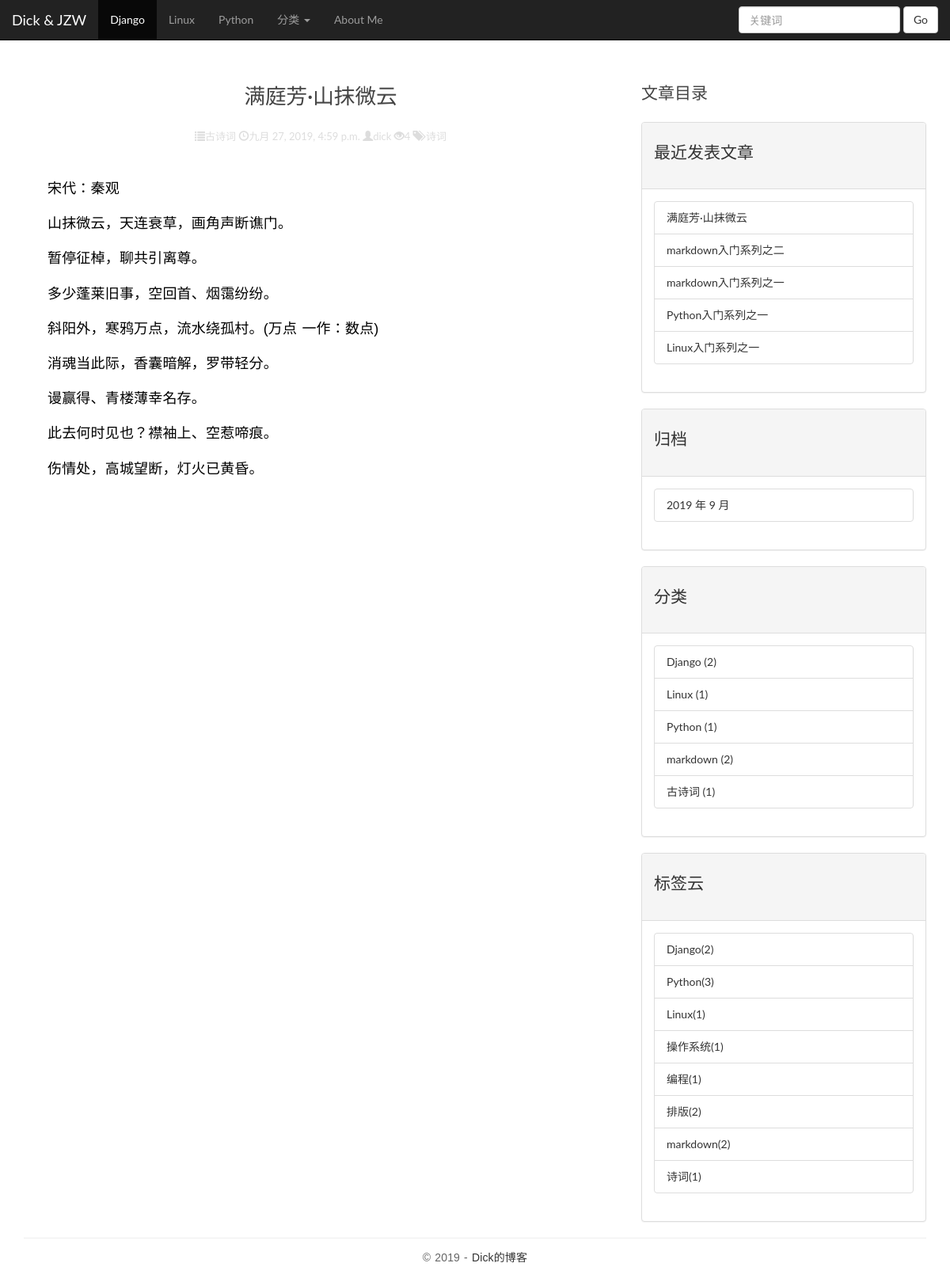
The app's page /blog/detail/7/ with its own data.
### blog/models.py (models this page shows, shortened)
class Category(models.Model):
    name = models.CharField(max_length= 100)
    def __str__(self):
        return self.name

class Blog(models.Model):
    CHOICES = (
        ('p', 'published'),
        ('d', 'draft'),
    )
    title = models.CharField(max_length= 100)
    body = models.TextField()
    created_time = models.DateTimeField(auto_now_add= True)
    updated_time = models.DateTimeField(auto_now = True)
    category = models.ForeignKey(Category, on_delete= models.CASCADE)
    tags = models.ManyToManyField(Tag)
    excerpt = models.CharField(max_length= 200, blank= True)
    author = models.ForeignKey(User, on_delete= models.CASCADE)
    status = models.CharField(max_length= 1, choices= CHOICES)
    views = models.PositiveIntegerField(default= 0)
    class Meta:
        ordering = ('-created_time',)
    def get_absolute_url(self):
        return reverse('blog:detail', kwargs= {'pk': self.pk})
    def increase_views(self):
        self.views += 1
        super(Blog, self).save(update_fields= ['views'])

class Tag(models.Model):
    name = models.CharField(max_length= 100)

### blog/views.py (the view)
# urls.py: path('detail/<int:pk>/', views.detail, name = 'detail'),
def detail(request, pk):
    post = get_object_or_404(Blog, pk = pk)
    post.increase_views()
    return render(request, 'blog/detail.html', locals())

### blog/templatetags/blog_tags.py (called while the page is built)
@register.simple_tag
def get_the_most_category():
    return Category.objects.filter(Q(name__icontains= 'Django') | Q(name__icontains= 'Linux') | Q(name__icontains= 'Python'))

@register.simple_tag
def get_categories():
    return Category.objects.all()

@register.simple_tag
def get_recent_posts(num = 5):
    return Blog.objects.all()[:num]

@register.simple_tag
def archives():
    return Blog.objects.dates('created_time', 'month', order= 'DESC')

@register.simple_tag
def get_tags():
    return Tag.objects.all()

@register.filter(name= 'markdown')
def make_markdown(blog):
    return markdown.markdown(blog.body, extensions = [
        'markdown.extensions.extra',
        'markdown.extensions.codehilite',
    ])

### templates/blog/detail.html (shortened to what this page needs)
{% extends 'base.html' %}
{% load blog_tags %}
{% block main %}
    <article class="post post-1">
        <header class="entry-header">
            <h1 class="entry-title">{{ post.title }}</h1>
            <div class="entry-meta">
                <span class="glyphicon glyphicon-list"></span>{{ post.category }}
                <span class="glyphicon glyphicon-time"></span>{{ post.created_time }}
                <span class="glyphicon glyphicon-user"></span>{{ post.author }}
                <span class="glyphicon glyphicon-eye-open"></span>{{ post.views }}
                <span class="glyphicon glyphicon-tags"></span>
                {% for tag in post.tags.all %}
                    {{ tag.name }}
                {% endfor %}
            </div>
        </header>
        <div class="entry-content clearfix">
            <p class="body">
                {{ post | markdown | safe }}
            </p>
        </div>
    </article>
{% endblock %}
{% block toc %}
        <div class="widget widget-content">
            <h3 class="widget-title">文章目录</h3>
        </div>
{% endblock %}

### templates/base.html (shortened to what this page needs)
{% load staticfiles %}
{% load blog_tags %}
<!DOCTYPE html>
<html>
<head>
    <link rel="stylesheet" href="{% static 'css/bootstrap.min.css' %}">
    <link rel="stylesheet" href="{% static 'css/pace.css' %}">
    <link rel="stylesheet" href="{% static 'css/custom.css' %}">
    <link rel="stylesheet" href="{% static 'css/highlights/github.css' %}">
    <link rel="stylesheet" href="{% static 'css/blog.css' %}">
</head>
<body>
<div class="container">
    <nav class="navbar navbar-default navbar-fixed-top navbar-inverse">
  <div class="container-fluid">
    <div class="navbar-header">
      <a class="navbar-brand" href="{% url 'blog:index' %}">Dick & JZW</a>
    </div>
    <div class="collapse navbar-collapse" id="bs-example-navbar-collapse-1">
      <ul class="nav navbar-nav">
          {% get_the_most_category as the_most %}
          {% for cate in the_most %}
              {% if forloop.first %}
                <li class="active"><a href="{% url 'blog:category' cate.pk %}">{{ cate.name }} <span class="sr-only">(current)</span></a></li>
                  {% else %}
                  <li><a href="{% url 'blog:category' cate.pk %}">{{ cate.name }}</a></li>
              {% endif %}
          {% endfor %}
        <li class="dropdown">
          <a href="#" class="dropdown-toggle" data-toggle="dropdown" role="button" aria-haspopup="true" aria-expanded="false">分类 <span class="caret"></span></a>
            {% get_categories as cate %}
        </li>
        <li><a href="#">About Me</a></li>
      </ul>
      <form class="navbar-form navbar-right" method="get" action="{% url 'blog:search' %}">
        <div class="form-group">
          <input type="text" class="form-control" placeholder="关键词" name="q">
        </div>
        <button type="submit" class="btn btn-default">Go</button>
      </form>
    </div>
  </div>
</nav>
</div>
<div class="container" style="margin-top: 60px;">
        <div class="row">
            <main class="col-md-8">
                {% block main %}
                {% endblock %}
            </main>
            <aside class="col-md-4">
                {% block toc %}
                {% endblock %}
                <div class="panel panel-default">
                    <div class="panel-heading">
                        <h3 class="widget-title">最近发表文章</h3>
                    </div>
                    <div class="panel-body">
                        {% get_recent_posts as recent_post_list %}
                    <ul class="list-group">
                        {% for post in recent_post_list %}
                            <li class="list-group-item">
                                <a href="{{ post.get_absolute_url }}">{{ post.title }}</a>
                            </li>
                        {% endfor %}
                    </ul>
                    </div>
                </div>
                <div class="panel panel-default">
                    <div class="panel-heading">
                        <h3 class="widget-title">归档</h3>
                    </div>
                    <div class="panel-body">
                        {% archives as date_list %}
                            <ul class="list-group">
                                {% for date in date_list %}
                                    <li class="list-group-item">
                                        <a href="{% url 'blog:archives' date.year date.month %}">{{ date.year }} 年 {{ date.month }} 月</a>
                                    </li>
                                {% endfor %}
                            </ul>
                    </div>
                </div>
                <div class="panel panel-default">
                    <div class="panel-heading">
                        <h3 class="widget-title">分类</h3>
                    </div>
                    <div class="panel-body">
                        {% get_categories as category_list %}
                        <ul class="list-group">
                            {% for category in category_list %}
                                <li class="list-group-item">
                                    <a href="{% url 'blog:category' category.pk %}">{{ category.name }} <span class="post-count">({{ category.blog_set.count }})</span></a>
                                </li>
                            {% endfor %}
                        </ul>
                    </div>
                </div>
                <div class="panel panel-default">
                    <div class="panel-heading">
                        <h3 class="widget-title">标签云</h3>
                    </div>
                    <div class="panel-body">
                        {% get_tags as tags %}
                        <ul class="list-group">
                            {% for tag in tags %}
                                <li class="list-group-item">
                                    <a href="{% url 'blog:tag' tag.pk %}">{{ tag.name }}({{ tag.blog_set.count }})</a>
                                </li>
                            {% endfor %}
                        </ul>
                    </div>
                </div>
            </aside>
        </div>
    </div>
<footer id="site-footer">
    <div class="container">
        <div class="row">
            <div class="col-md-12">
                <p class="copyright">&copy 2019
                    - <a href="http://www.jizhongwei.com/" title="网页模板" target="_blank">Dick的博客</a>
                </p>
            </div>
        </div>
    </div>
</footer>
</body>
</html>

### blog/static/css/custom.css (style rules this page uses)
* { outline: none; }
h1, h2, h3, h4, h5, h6 { margin-top: 0; }
a { color: #333; }
body { color: #444; font-family: 'Lato', sans-serif; }
p { font-family: 'Ubuntu', sans-serif; font-weight: 400; word-spacing: 1px; letter-spacing: 0.01em; }
.post { background: #fff; padding: 30px 30px 0; }
.entry-title { text-align: center; font-size: 1.9em; margin-bottom: 20px; line-height: 1.6; padding: 10px 20px 0; }
.entry-meta { text-align: center; color: #DDDDDD; font-size: 13px; margin-bottom: 30px; }
.entry-content { font-size: 18px; line-height: 1.9; font-weight: 300; color: #000; }
.widget { background: #fff; padding: 30px 0 0; }
.widget-title { font-size: 1.5em; margin-bottom: 20px; line-height: 1.6; padding: 10px 0 0; font-weight: 400; }
#site-footer { padding-top: 10px; padding: 0 0 1.5em 0; }
.copyright { text-align: center; padding-top: 1em; margin: 0; border-top: 1px solid #eee; color: #666; }

### blog/static/css/blog.css (style rules this page uses)
p.body { text-indent: 2em; }

### records on screen
Category: name "Django", blog_set.count "2"
Category: name "Linux", blog_set.count "1"
Category: name "Python", blog_set.count "1"
Blog: title "满庭芳·山抹微云", category "古诗词", created_time "九月 27, 2019, 4:59 p.m.", author "dick", views "4", body "宋代：秦观 山抹微云，天连衰草，画角声断谯门。 暂停征棹，聊共引离尊。 多少蓬莱旧事，空回首、烟霭纷纷。 斜阳外，寒鸦万点，流水绕孤村。(万点 一作：数点) 消魂当此际，香囊暗解，罗带轻分。 谩赢得、青楼薄幸名存。 此去何时见也？襟袖上、空惹啼痕。 伤情处，高城望断，灯火已黄昏。"
Tag: name "诗词", blog_set.count "1"
Blog: title "markdown入门系列之二"
Blog: title "markdown入门系列之一"
Blog: title "Python入门系列之一"
Blog: title "Linux入门系列之一"
Category: name "markdown", blog_set.count "2"
Category: name "古诗词", blog_set.count "1"
Tag: name "Django", blog_set.count "2"
Tag: name "Python", blog_set.count "3"
Tag: name "Linux", blog_set.count "1"
Tag: name "操作系统", blog_set.count "1"
Tag: name "编程", blog_set.count "1"
Tag: name "排版", blog_set.count "2"
Tag: name "markdown", blog_set.count "2"

### other values on screen
{{ date.year }} "2019"
{{ date.month }} "9"
